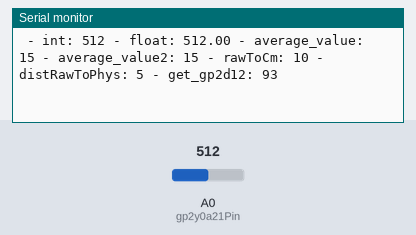
This sketch was run on a simulated Arduino Uno, built with avr-gcc and run on an emulated ATmega328P. Shown: the last lines printed to the serial monitor. The test bench sets the inputs (shaded band); at power-on: A0 (gp2y0a21Pin) = 512.

Above: at 1.2 s.
1.3 s: A0 (gp2y0a21Pin) set to 490
At 2.6 s:
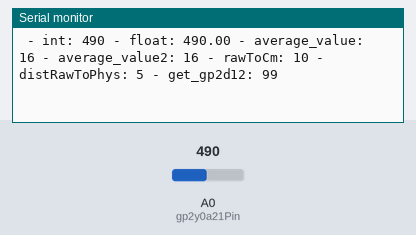
2.8 s: A0 (gp2y0a21Pin) set to 510
At 3.7 s:
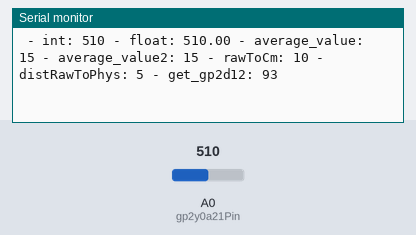
Timing chart, 0 to 5.8 s (numbered marks = the images above; inputs shaded):
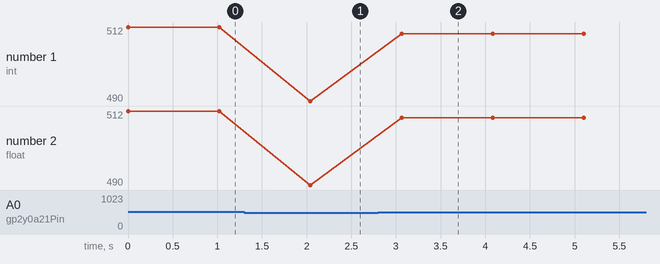

The sketch:

TestDistanceSensor.ino
```cpp
/*
 Name:		TestDistanceSensor.ino
 Created:	6/10/2021 6:59:38 PM
 Author:	Nikolaj (lokal)
*/

/*
    PIN SETUP

    GND  -  GND (black)
    5V   -  VCC (Red)
    A0   -  SIG (Yellow)

*/

//Parameters
const int gp2y0a21Pin = A0;

//Variables
int gp2y0a21Val = 0;
float gp2y0a21Valf = 0.0;

void setup() {
    //Init Serial USB
    Serial.begin(115200);
    Serial.println(F("Initialize System"));
    //Init ditance ir
    pinMode(gp2y0a21Pin, INPUT);
}

void loop() {
    testGP2Y0A21();
    delay(1000);
}

void testGP2Y0A21() { /* function testGP2Y0A21 */
  ////Read distance sensor

    gp2y0a21Valf = analogRead(gp2y0a21Pin);
    gp2y0a21Val = analogRead(gp2y0a21Pin);
    Serial.print(F(" - int: "));            Serial.print(gp2y0a21Val);
    Serial.print(F(" - float: "));          Serial.print(gp2y0a21Valf);
    Serial.print(F(" - average_value: "));  Serial.print(average_value(30));
    Serial.print(F(" - average_value2: "));  Serial.print(average_value2(30));
    Serial.print(F(" - rawToCm: "));        Serial.print(rawToCm(gp2y0a21Valf));
    Serial.print(F(" - distRawToPhys: "));  Serial.print(distRawToPhys(gp2y0a21Val));
    Serial.print(F(" - get_gp2d12: "));     Serial.println(get_gp2d12(gp2y0a21Val));

/*    if (gp2y0a21Val < 200) {
        Serial.println(F("Obstacle detected"));
    }
    else {
        Serial.println(F("No obstacle"));
    }
*/
}

int distRawToPhys(int raw) { /* function distRawToPhys */
  ////IR Distance sensor conversion rule
    float Vout = float(raw) * 0.0048828125; // Conversion analog to voltage
    int phys = 13 * pow(Vout, -1); // Conversion volt to distance

    return phys;
}

uint16_t get_gp2d12(uint16_t value) //Range operation functions for handling range sensor data sent back;
{
    if (value < 30)
        value = 30;
    return ((67870.0 / (value - 3.0)) - 40.0);
}

int rawToCm(float value) //Range operation functions for handling range sensor data sent back;
{
    if (value < 80)
        value = 80;
    if (value > 500)
        value = 500;
    return 4800/(value - 20); //converts the distance to cm
}

int average_value(int average_count) {
    float adjFactor = 1.8;   // rough measure
    int distance_cm;
    int sum = 0;

    for (int i = 0; i < average_count; i++) {
        int sensor_value = analogRead(gp2y0a21Pin);  //read the sensor value
        distance_cm = adjFactor * pow(3027.4 / sensor_value, 1.2134); //convert readings to distance(cm)
        sum = sum + distance_cm;
    }
    return(sum / average_count);
}

int average_value2(int average_count) {
    float adjFactor = 1.8;   // rough measure
    int distance_cm;
    float sum = 0.0;

    for (int i = 0; i < average_count; i++) {
        int sensor_value = analogRead(gp2y0a21Pin);  //read the sensor value
        sum = sum + sensor_value;
    }
    sum = sum / average_count;
    distance_cm = adjFactor * pow(3027.4 / sum, 1.2134); //convert readings to distance(cm)
    return(distance_cm);
}
```

Measured:
- after the input at 1.3 s, the serial monitor: prints a new line after 0.74 s (image 1)
- after the input at 2.8 s, the serial monitor: prints a new line after 0.26 s (image 2)
- plotted number 1: 512 → 490 after the input at 1.3 s, 490 → 510 after the input at 2.8 s
- plotted number 2: 512 → 490 after the input at 1.3 s, 490 → 510 after the input at 2.8 s
